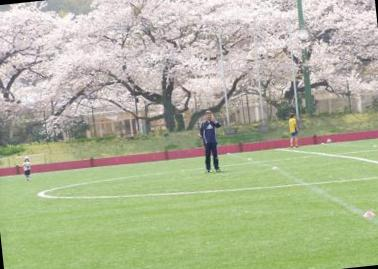
#> input picture CV/MP4/p4/data/stitching/field1_r.jpg, 378 x 269 px; its folder holds 4 pictures in this run
$ jupyter execute --allow-errors Image_Stitching_2.ipynb   (shell and % lines are left out)
#> lines starting #> are read from the running program, lines starting #| are printed output that depends on the picture
### CV/MP4/p4/code/utils.py
import numpy as np
import os
import errno
import matplotlib.pyplot as plt
from skimage.feature import plot_matches


# [10 lines left out: function showMatches, not called in this run]


def imread(path):
#> called with path = '../data/stitching/field1_r.jpg'
    img = plt.imread(path).astype(float)

    #Remove alpha channel if it exists
    if img.ndim > 2 and img.shape[2] == 4:
        img = img[:, :, 0:3]
    #Puts images values in range [0,1]
    if img.max() > 1.0:
        img /= 255.0
#> call 2 of imread, with path = '../data/stitching/field2_r.jpg'
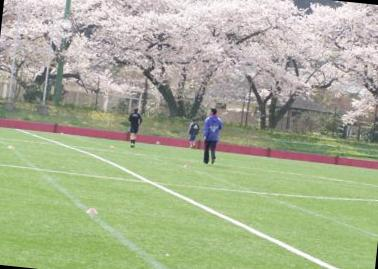
#> input picture CV/MP4/p4/data/stitching/field2_r.jpg, 378 x 269 px

    return img


# [26 lines left out: functions mkdir, gaussian, not called in this run]

### CV/MP4/p4/code/detectBlobs.py
# This code is part of:
#
#   CMPSCI 670: Computer Vision
#   University of Massachusetts, Amherst
#   Instructor: Subhransu Maji
#

import numpy as np
from skimage.color import rgb2gray
from scipy.ndimage.filters import convolve
import sys

def laplacian_of_gaussian_filter(sigma):
    cutoff = sys.float_info.epsilon
    half_size = (np.round(4*sigma) + 1)/2 if np.round(4*sigma) % 2 == 0 else np.round(4*sigma)/2
    x, y = np.meshgrid(np.arange(-half_size, half_size+1), np.arange(-half_size, half_size+1))

    exp_term=np.exp(-(np.power(x, 2) + np.power(y,2)) / 2*np.power(sigma, 2))
    exp_term[exp_term < sys.float_info.epsilon * exp_term.max()] = 0
    exp_term = exp_term if exp_term.sum() == 0 else exp_term/exp_term.sum()
    kernel = -((np.power(x, 2) + np.power(y,2) - 2*np.power(sigma, 2)) / np.power(sigma, 2))
    kernel *= exp_term
    kernel -= kernel.mean()
    return kernel

def create_scale_space(gray_image, sigma_scale_factor, initial_sigma, level):
    h,w = np.shape(gray_image)
    scale_space = np.zeros((h,w,level))
    sigma = [0]*(level+1)
    sigma[0] = initial_sigma
    for i in range(0,level):
        filter = laplacian_of_gaussian_filter(sigma[i])
        print ("Convolving for level = {}".format(i))
        scale_space[:,:,i] = np.square(convolve(gray_image, filter))
        sigma[i+1] = sigma[i]*sigma_scale_factor
    return scale_space, sigma

# [39 lines left out: functions max_scaled_spaces, non_max_suppression_blobs, not called in this run]

def detectBlobs(im, param={}):
    #Default Params
    default_cutoff, default_sigma, default_level, default_scaling = 0.001, 1.2, 13, np.sqrt(1.8)
    cutoff = param.get("cutoff") if param.get("cutoff") is not None else default_cutoff
#> cutoff = 0.001
    sigma_seed = param.get("sigma_seed") if param.get("sigma_seed") is not None else default_sigma
#> sigma_seed = 1.2
    level = param.get("level") if param.get("level") is not None else default_level
#> level = 13
    scaling = param.get("scaling") if param.get("scaling") is not None else default_scaling
#> scaling = 1.34
    processed_im = rgb2gray(rgb2gray(im))
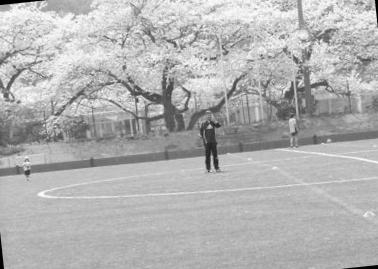
#> processed_im: shape (269, 378) float64; min 0, max 0.999, mean 0.698
    scale_space, sigma = create_scale_space(processed_im, scaling, sigma_seed, level)
#> in create_scale_space, `sigma = [0]*(level+1)`: sigma = [0, 0, 0, 0, 0, 0, 0, 0, 0, 0, 0, 0, 0, 0]
#> the loop in create_scale_space, `for i in range(0,level):` made 13 passes
#> half_size in laplacian_of_gaussian_filter on passes 2 to 13: 3.5, 4.5, 6.5, 8.5, 10.5, 14.5, 19.5, 25.5, 34.5, 45.5, 61.5, 81.5
#> after the loop in create_scale_space, `for i in range(0,level):`: sigma = [1.2, 1.61, 2.16, 2.9, 3.89, 5.22, 7, 9.39, 12.6, 16.9, 22.67, 30.42, 40.81, 0]
    blobs = non_max_suppression_blobs(scale_space, scaling, sigma, level, cutoff)
    return blobs

### CV/MP4/p4/soft_b_nov13/Image_Stitching_2.ipynb
[cell 1]
import os
import numpy as np
import matplotlib.pyplot as plt
from utils import imread, showMatches
from utils import imread
from utils import showMatches
from detectBlobs import detectBlobs
from compute_sift import compute_sift
from computeMatches import computeMatches
from ransac import ransac
from mergeImages import mergeImages
from drawBlobs import drawBlobs

[cell 2]
#Image directory
dataDir = os.path.join('..', 'data', 'stitching')

#Read input images
testExamples = ['hill', 'field', 'ledge', 'pier', 'river' 'roofs', 'building', 'uttower']
exampleIndex = 1
imageName1 = '{}1_r.jpg'.format(testExamples[exampleIndex])
imageName2 = '{}2_r.jpg'.format(testExamples[exampleIndex])
im1 = imread(os.path.join(dataDir, imageName1))
im2 = imread(os.path.join(dataDir, imageName2))

#> (a cell that did not finish here is left out)

#> (a cell that did not finish here is left out)

#> (a cell that did not finish here is left out)

#> (a cell that did not finish here is left out)

#> (a cell that did not finish here is left out)

[cell 8]
#def ransac(matches, blobs1, blobs2):

#> (a cell that did not finish here is left out)

#> (a cell that did not finish here is left out)

#> (a cell that did not finish here is left out)

[cell 12]
confidence = 0.99;
inlierRatio = 0.3;
epsilon = 1.5;
num_pairs = 3
itr_N = np.ceil(np.log(1 - confidence) / np.log(1 - np.power(inlierRatio, num_pairs)))
#> (the rest of this cell did not finish here and is left out)
